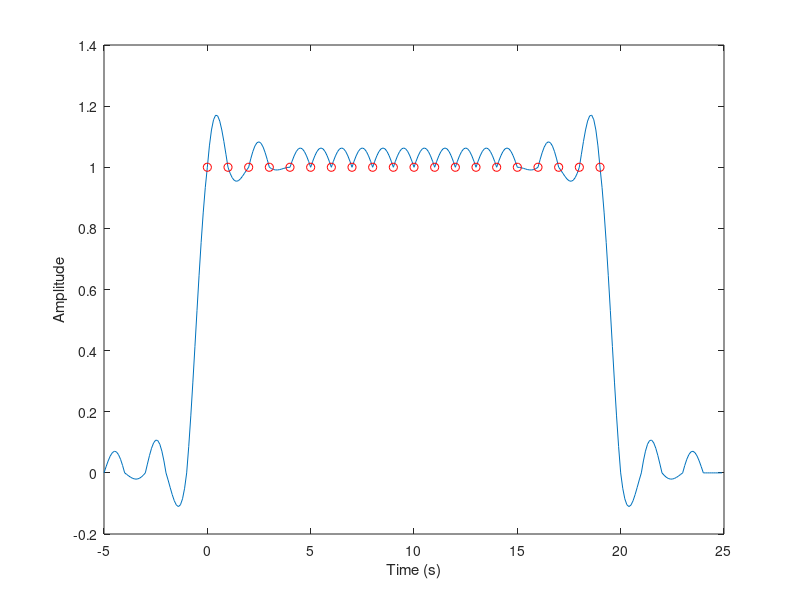

Write MATLAB code to recreate this figure.

% Report 26

clear all
close all

% t from original signal: 0-19
t = 0 : 1: 19;
%x = randn(20,1);

omega_i = 0.6;
n = [0:19]';
%x = sin(omega_i*n);
x = ones(1,20)';

tr = -5 : 0.1 : 5;
hr = sinc(tr);

tt = 0:0.1:20-0.1;
xx = kron(x, [1; zeros(9,1)]);

xa = conv(xx,hr);
% t of upsampled signal: t, with 5 seconds add before and after
ta = -5:0.1:25-0.1;

figure
plot(ta, xa);
hold on;
plot(t, x, 'ro');
ylabel('Amplitude')
xlabel('Time (s)')



